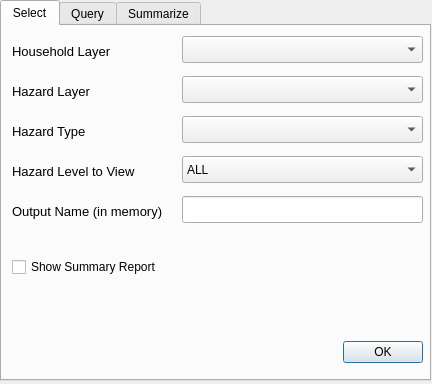
<?xml version="1.0" encoding="UTF-8"?>
<ui version="4.0">
 <class>MHCVAMHouseholdDialog</class>
 <widget class="QDialog" name="MHCVAMHouseholdDialog">
  <property name="geometry">
   <rect>
    <x>0</x>
    <y>0</y>
    <width>432</width>
    <height>384</height>
   </rect>
  </property>
  <property name="windowTitle">
   <string>MHCVAMS for LGU</string>
  </property>
  <widget class="QTabWidget" name="tabWidget">
   <property name="geometry">
    <rect>
     <x>0</x>
     <y>0</y>
     <width>431</width>
     <height>381</height>
    </rect>
   </property>
   <property name="currentIndex">
    <number>0</number>
   </property>
   <widget class="QWidget" name="hhSelectTab">
    <attribute name="title">
     <string>Select</string>
    </attribute>
    <widget class="QComboBox" name="selectHazardLevelComboBox">
     <property name="geometry">
      <rect>
       <x>180</x>
       <y>130</y>
       <width>241</width>
       <height>27</height>
      </rect>
     </property>
     <item>
      <property name="text">
       <string>ALL</string>
      </property>
     </item>
     <item>
      <property name="text">
       <string>Low</string>
      </property>
     </item>
     <item>
      <property name="text">
       <string>Medium</string>
      </property>
     </item>
     <item>
      <property name="text">
       <string>High</string>
      </property>
     </item>
    </widget>
    <widget class="QgsMapLayerComboBox" name="selectHazardComboBox">
     <property name="geometry">
      <rect>
       <x>180</x>
       <y>50</y>
       <width>241</width>
       <height>27</height>
      </rect>
     </property>
     <property name="filters">
      <set>QgsMapLayerProxyModel::HasGeometry</set>
     </property>
    </widget>
    <widget class="QLabel" name="selectHazardLevelLabel">
     <property name="geometry">
      <rect>
       <x>10</x>
       <y>130</y>
       <width>161</width>
       <height>31</height>
      </rect>
     </property>
     <property name="font">
      <font>
       <pointsize>10</pointsize>
      </font>
     </property>
     <property name="autoFillBackground">
      <bool>false</bool>
     </property>
     <property name="frameShape">
      <enum>QFrame::NoFrame</enum>
     </property>
     <property name="frameShadow">
      <enum>QFrame::Plain</enum>
     </property>
     <property name="text">
      <string>Hazard Level to View</string>
     </property>
     <property name="wordWrap">
      <bool>true</bool>
     </property>
    </widget>
    <widget class="QCheckBox" name="selectSummaryCheckBox">
     <property name="geometry">
      <rect>
       <x>10</x>
       <y>230</y>
       <width>401</width>
       <height>22</height>
      </rect>
     </property>
     <property name="text">
      <string>Show Summary Report</string>
     </property>
    </widget>
    <widget class="QLineEdit" name="selectOutputNameLineEdit">
     <property name="geometry">
      <rect>
       <x>180</x>
       <y>170</y>
       <width>241</width>
       <height>27</height>
      </rect>
     </property>
    </widget>
    <widget class="QgsFieldComboBox" name="selectHazardTypeComboBox">
     <property name="geometry">
      <rect>
       <x>180</x>
       <y>90</y>
       <width>241</width>
       <height>27</height>
      </rect>
     </property>
    </widget>
    <widget class="QLabel" name="selectOutputNameLabel">
     <property name="geometry">
      <rect>
       <x>10</x>
       <y>170</y>
       <width>161</width>
       <height>31</height>
      </rect>
     </property>
     <property name="font">
      <font>
       <pointsize>10</pointsize>
      </font>
     </property>
     <property name="autoFillBackground">
      <bool>false</bool>
     </property>
     <property name="frameShape">
      <enum>QFrame::NoFrame</enum>
     </property>
     <property name="frameShadow">
      <enum>QFrame::Plain</enum>
     </property>
     <property name="text">
      <string>Output Name (in memory)</string>
     </property>
     <property name="wordWrap">
      <bool>true</bool>
     </property>
    </widget>
    <widget class="QDialogButtonBox" name="selectHHButtonBox">
     <property name="geometry">
      <rect>
       <x>10</x>
       <y>310</y>
       <width>411</width>
       <height>32</height>
      </rect>
     </property>
     <property name="orientation">
      <enum>Qt::Horizontal</enum>
     </property>
     <property name="standardButtons">
      <set>QDialogButtonBox::Ok</set>
     </property>
     <property name="centerButtons">
      <bool>false</bool>
     </property>
    </widget>
    <widget class="QgsMapLayerComboBox" name="selectHHComboBox">
     <property name="geometry">
      <rect>
       <x>180</x>
       <y>10</y>
       <width>241</width>
       <height>27</height>
      </rect>
     </property>
     <property name="filters">
      <set>QgsMapLayerProxyModel::HasGeometry</set>
     </property>
    </widget>
    <widget class="QLabel" name="selectHazardTypeLabel">
     <property name="geometry">
      <rect>
       <x>10</x>
       <y>90</y>
       <width>161</width>
       <height>31</height>
      </rect>
     </property>
     <property name="font">
      <font>
       <pointsize>10</pointsize>
      </font>
     </property>
     <property name="autoFillBackground">
      <bool>false</bool>
     </property>
     <property name="frameShape">
      <enum>QFrame::NoFrame</enum>
     </property>
     <property name="frameShadow">
      <enum>QFrame::Plain</enum>
     </property>
     <property name="text">
      <string>Hazard Type</string>
     </property>
     <property name="wordWrap">
      <bool>true</bool>
     </property>
    </widget>
    <widget class="QLabel" name="selectHHLabel">
     <property name="geometry">
      <rect>
       <x>10</x>
       <y>10</y>
       <width>161</width>
       <height>31</height>
      </rect>
     </property>
     <property name="font">
      <font>
       <pointsize>10</pointsize>
      </font>
     </property>
     <property name="autoFillBackground">
      <bool>false</bool>
     </property>
     <property name="frameShape">
      <enum>QFrame::NoFrame</enum>
     </property>
     <property name="frameShadow">
      <enum>QFrame::Plain</enum>
     </property>
     <property name="text">
      <string>Household Layer</string>
     </property>
     <property name="wordWrap">
      <bool>true</bool>
     </property>
    </widget>
    <widget class="QLabel" name="selectHazardLabel">
     <property name="geometry">
      <rect>
       <x>10</x>
       <y>50</y>
       <width>161</width>
       <height>31</height>
      </rect>
     </property>
     <property name="font">
      <font>
       <pointsize>10</pointsize>
      </font>
     </property>
     <property name="autoFillBackground">
      <bool>false</bool>
     </property>
     <property name="frameShape">
      <enum>QFrame::NoFrame</enum>
     </property>
     <property name="frameShadow">
      <enum>QFrame::Plain</enum>
     </property>
     <property name="text">
      <string>Hazard Layer</string>
     </property>
     <property name="wordWrap">
      <bool>true</bool>
     </property>
    </widget>
   </widget>
   <widget class="QWidget" name="hhQueryTab">
    <attribute name="title">
     <string>Query</string>
    </attribute>
    <widget class="QDialogButtonBox" name="queryHHButtonBox">
     <property name="geometry">
      <rect>
       <x>330</x>
       <y>310</y>
       <width>91</width>
       <height>32</height>
      </rect>
     </property>
     <property name="orientation">
      <enum>Qt::Horizontal</enum>
     </property>
     <property name="standardButtons">
      <set>QDialogButtonBox::Ok</set>
     </property>
     <property name="centerButtons">
      <bool>false</bool>
     </property>
    </widget>
    <widget class="QLabel" name="queryHHLabel">
     <property name="geometry">
      <rect>
       <x>10</x>
       <y>10</y>
       <width>161</width>
       <height>31</height>
      </rect>
     </property>
     <property name="font">
      <font>
       <pointsize>10</pointsize>
      </font>
     </property>
     <property name="autoFillBackground">
      <bool>false</bool>
     </property>
     <property name="frameShape">
      <enum>QFrame::NoFrame</enum>
     </property>
     <property name="frameShadow">
      <enum>QFrame::Plain</enum>
     </property>
     <property name="text">
      <string>Household Layer</string>
     </property>
     <property name="wordWrap">
      <bool>true</bool>
     </property>
    </widget>
    <widget class="QgsMapLayerComboBox" name="queryHHComboBox">
     <property name="geometry">
      <rect>
       <x>180</x>
       <y>10</y>
       <width>241</width>
       <height>27</height>
      </rect>
     </property>
     <property name="filters">
      <set>QgsMapLayerProxyModel::HasGeometry</set>
     </property>
    </widget>
    <widget class="QLabel" name="queryFieldLabel">
     <property name="geometry">
      <rect>
       <x>10</x>
       <y>90</y>
       <width>161</width>
       <height>31</height>
      </rect>
     </property>
     <property name="font">
      <font>
       <pointsize>10</pointsize>
      </font>
     </property>
     <property name="autoFillBackground">
      <bool>false</bool>
     </property>
     <property name="frameShape">
      <enum>QFrame::NoFrame</enum>
     </property>
     <property name="frameShadow">
      <enum>QFrame::Plain</enum>
     </property>
     <property name="text">
      <string>Field</string>
     </property>
     <property name="wordWrap">
      <bool>true</bool>
     </property>
    </widget>
    <widget class="QComboBox" name="queryAgencyComboBox">
     <property name="geometry">
      <rect>
       <x>180</x>
       <y>50</y>
       <width>241</width>
       <height>27</height>
      </rect>
     </property>
    </widget>
    <widget class="QLabel" name="queryAgencyLabel">
     <property name="geometry">
      <rect>
       <x>10</x>
       <y>50</y>
       <width>161</width>
       <height>31</height>
      </rect>
     </property>
     <property name="font">
      <font>
       <pointsize>10</pointsize>
      </font>
     </property>
     <property name="autoFillBackground">
      <bool>false</bool>
     </property>
     <property name="frameShape">
      <enum>QFrame::NoFrame</enum>
     </property>
     <property name="frameShadow">
      <enum>QFrame::Plain</enum>
     </property>
     <property name="text">
      <string>Limit By Agency</string>
     </property>
     <property name="wordWrap">
      <bool>true</bool>
     </property>
    </widget>
    <widget class="QComboBox" name="queryFieldComboBox">
     <property name="geometry">
      <rect>
       <x>180</x>
       <y>90</y>
       <width>171</width>
       <height>27</height>
      </rect>
     </property>
    </widget>
    <widget class="QPushButton" name="queryFieldAdd">
     <property name="geometry">
      <rect>
       <x>360</x>
       <y>90</y>
       <width>61</width>
       <height>27</height>
      </rect>
     </property>
     <property name="text">
      <string>ADD</string>
     </property>
    </widget>
    <widget class="QComboBox" name="queryFunctionComboBox">
     <property name="geometry">
      <rect>
       <x>180</x>
       <y>130</y>
       <width>171</width>
       <height>27</height>
      </rect>
     </property>
     <item>
      <property name="text">
       <string>equal to</string>
      </property>
     </item>
     <item>
      <property name="text">
       <string>not equal to</string>
      </property>
     </item>
     <item>
      <property name="text">
       <string>greater than</string>
      </property>
     </item>
     <item>
      <property name="text">
       <string>less than</string>
      </property>
     </item>
     <item>
      <property name="text">
       <string>greater than or equal to</string>
      </property>
     </item>
     <item>
      <property name="text">
       <string>less than or equal to</string>
      </property>
     </item>
     <item>
      <property name="text">
       <string>NOT NULL</string>
      </property>
     </item>
     <item>
      <property name="text">
       <string>AND</string>
      </property>
     </item>
     <item>
      <property name="text">
       <string>OR</string>
      </property>
     </item>
    </widget>
    <widget class="QLabel" name="queryFunctionLabel">
     <property name="geometry">
      <rect>
       <x>10</x>
       <y>130</y>
       <width>161</width>
       <height>31</height>
      </rect>
     </property>
     <property name="font">
      <font>
       <pointsize>10</pointsize>
      </font>
     </property>
     <property name="autoFillBackground">
      <bool>false</bool>
     </property>
     <property name="frameShape">
      <enum>QFrame::NoFrame</enum>
     </property>
     <property name="frameShadow">
      <enum>QFrame::Plain</enum>
     </property>
     <property name="text">
      <string>Function</string>
     </property>
     <property name="wordWrap">
      <bool>true</bool>
     </property>
    </widget>
    <widget class="QPushButton" name="queryFunctionAdd">
     <property name="geometry">
      <rect>
       <x>360</x>
       <y>130</y>
       <width>61</width>
       <height>27</height>
      </rect>
     </property>
     <property name="text">
      <string>ADD</string>
     </property>
    </widget>
    <widget class="QPlainTextEdit" name="queryTextEdit">
     <property name="geometry">
      <rect>
       <x>10</x>
       <y>210</y>
       <width>411</width>
       <height>91</height>
      </rect>
     </property>
    </widget>
    <widget class="QLabel" name="queryLabel">
     <property name="geometry">
      <rect>
       <x>10</x>
       <y>170</y>
       <width>161</width>
       <height>31</height>
      </rect>
     </property>
     <property name="font">
      <font>
       <pointsize>10</pointsize>
      </font>
     </property>
     <property name="autoFillBackground">
      <bool>false</bool>
     </property>
     <property name="frameShape">
      <enum>QFrame::NoFrame</enum>
     </property>
     <property name="frameShadow">
      <enum>QFrame::Plain</enum>
     </property>
     <property name="text">
      <string>Expression</string>
     </property>
     <property name="wordWrap">
      <bool>true</bool>
     </property>
    </widget>
   </widget>
   <widget class="QWidget" name="hhSummarizeTab">
    <attribute name="title">
     <string>Summarize</string>
    </attribute>
    <widget class="QDialogButtonBox" name="summHHButtonBox">
     <property name="geometry">
      <rect>
       <x>10</x>
       <y>310</y>
       <width>411</width>
       <height>32</height>
      </rect>
     </property>
     <property name="orientation">
      <enum>Qt::Horizontal</enum>
     </property>
     <property name="standardButtons">
      <set>QDialogButtonBox::Ok</set>
     </property>
     <property name="centerButtons">
      <bool>false</bool>
     </property>
    </widget>
    <widget class="QLabel" name="summHHLabel">
     <property name="geometry">
      <rect>
       <x>10</x>
       <y>10</y>
       <width>161</width>
       <height>41</height>
      </rect>
     </property>
     <property name="font">
      <font>
       <pointsize>10</pointsize>
      </font>
     </property>
     <property name="autoFillBackground">
      <bool>false</bool>
     </property>
     <property name="frameShape">
      <enum>QFrame::NoFrame</enum>
     </property>
     <property name="frameShadow">
      <enum>QFrame::Plain</enum>
     </property>
     <property name="text">
      <string>Household Layer with Indicators</string>
     </property>
     <property name="wordWrap">
      <bool>true</bool>
     </property>
    </widget>
    <widget class="QgsMapLayerComboBox" name="summHHComboBox">
     <property name="geometry">
      <rect>
       <x>180</x>
       <y>10</y>
       <width>241</width>
       <height>27</height>
      </rect>
     </property>
     <property name="filters">
      <set>QgsMapLayerProxyModel::HasGeometry</set>
     </property>
    </widget>
    <widget class="QLabel" name="brgyFieldLabel">
     <property name="geometry">
      <rect>
       <x>10</x>
       <y>90</y>
       <width>161</width>
       <height>31</height>
      </rect>
     </property>
     <property name="font">
      <font>
       <pointsize>10</pointsize>
      </font>
     </property>
     <property name="autoFillBackground">
      <bool>false</bool>
     </property>
     <property name="frameShape">
      <enum>QFrame::NoFrame</enum>
     </property>
     <property name="frameShadow">
      <enum>QFrame::Plain</enum>
     </property>
     <property name="text">
      <string>Barangay Name Field</string>
     </property>
     <property name="wordWrap">
      <bool>true</bool>
     </property>
    </widget>
    <widget class="QgsFieldComboBox" name="brgyFieldComboBox">
     <property name="geometry">
      <rect>
       <x>180</x>
       <y>90</y>
       <width>241</width>
       <height>27</height>
      </rect>
     </property>
    </widget>
    <widget class="QComboBox" name="fieldComboBox">
     <property name="geometry">
      <rect>
       <x>180</x>
       <y>170</y>
       <width>241</width>
       <height>27</height>
      </rect>
     </property>
    </widget>
    <widget class="QLabel" name="agencyLabel">
     <property name="geometry">
      <rect>
       <x>10</x>
       <y>130</y>
       <width>161</width>
       <height>31</height>
      </rect>
     </property>
     <property name="font">
      <font>
       <pointsize>10</pointsize>
      </font>
     </property>
     <property name="autoFillBackground">
      <bool>false</bool>
     </property>
     <property name="frameShape">
      <enum>QFrame::NoFrame</enum>
     </property>
     <property name="frameShadow">
      <enum>QFrame::Plain</enum>
     </property>
     <property name="text">
      <string>Limit By Agency</string>
     </property>
     <property name="wordWrap">
      <bool>true</bool>
     </property>
    </widget>
    <widget class="QComboBox" name="agencyComboBox">
     <property name="geometry">
      <rect>
       <x>180</x>
       <y>130</y>
       <width>241</width>
       <height>27</height>
      </rect>
     </property>
    </widget>
    <widget class="QLabel" name="fieldLabel">
     <property name="geometry">
      <rect>
       <x>10</x>
       <y>170</y>
       <width>161</width>
       <height>31</height>
      </rect>
     </property>
     <property name="font">
      <font>
       <pointsize>10</pointsize>
      </font>
     </property>
     <property name="autoFillBackground">
      <bool>false</bool>
     </property>
     <property name="frameShape">
      <enum>QFrame::NoFrame</enum>
     </property>
     <property name="frameShadow">
      <enum>QFrame::Plain</enum>
     </property>
     <property name="text">
      <string>Field to Summarize</string>
     </property>
     <property name="wordWrap">
      <bool>true</bool>
     </property>
    </widget>
    <widget class="QLabel" name="statLabel">
     <property name="geometry">
      <rect>
       <x>10</x>
       <y>210</y>
       <width>161</width>
       <height>31</height>
      </rect>
     </property>
     <property name="font">
      <font>
       <pointsize>10</pointsize>
      </font>
     </property>
     <property name="autoFillBackground">
      <bool>false</bool>
     </property>
     <property name="frameShape">
      <enum>QFrame::NoFrame</enum>
     </property>
     <property name="frameShadow">
      <enum>QFrame::Plain</enum>
     </property>
     <property name="text">
      <string>Summary Statistic</string>
     </property>
     <property name="wordWrap">
      <bool>true</bool>
     </property>
    </widget>
    <widget class="QComboBox" name="statComboBox">
     <property name="geometry">
      <rect>
       <x>180</x>
       <y>210</y>
       <width>241</width>
       <height>27</height>
      </rect>
     </property>
     <item>
      <property name="text">
       <string>SUM</string>
      </property>
     </item>
     <item>
      <property name="text">
       <string>MEAN</string>
      </property>
     </item>
     <item>
      <property name="text">
       <string>MIN</string>
      </property>
     </item>
     <item>
      <property name="text">
       <string>MAX</string>
      </property>
     </item>
     <item>
      <property name="text">
       <string>PERCENTAGE</string>
      </property>
     </item>
    </widget>
    <widget class="QLabel" name="summHHBrgyLabel">
     <property name="geometry">
      <rect>
       <x>10</x>
       <y>50</y>
       <width>161</width>
       <height>31</height>
      </rect>
     </property>
     <property name="font">
      <font>
       <pointsize>10</pointsize>
      </font>
     </property>
     <property name="autoFillBackground">
      <bool>false</bool>
     </property>
     <property name="frameShape">
      <enum>QFrame::NoFrame</enum>
     </property>
     <property name="frameShadow">
      <enum>QFrame::Plain</enum>
     </property>
     <property name="text">
      <string>Barangay Boundaries</string>
     </property>
     <property name="wordWrap">
      <bool>true</bool>
     </property>
    </widget>
    <widget class="QgsMapLayerComboBox" name="summHHBrgyComboBox">
     <property name="geometry">
      <rect>
       <x>180</x>
       <y>50</y>
       <width>241</width>
       <height>27</height>
      </rect>
     </property>
     <property name="filters">
      <set>QgsMapLayerProxyModel::HasGeometry</set>
     </property>
    </widget>
    <widget class="QCheckBox" name="labelCheckBox">
     <property name="geometry">
      <rect>
       <x>10</x>
       <y>250</y>
       <width>151</width>
       <height>22</height>
      </rect>
     </property>
     <property name="text">
      <string>Add Labels</string>
     </property>
    </widget>
    <widget class="QCheckBox" name="symCheckBox">
     <property name="geometry">
      <rect>
       <x>10</x>
       <y>270</y>
       <width>151</width>
       <height>22</height>
      </rect>
     </property>
     <property name="text">
      <string>Add Symbology</string>
     </property>
    </widget>
   </widget>
  </widget>
 </widget>
 <customwidgets>
  <customwidget>
   <class>QgsFieldComboBox</class>
   <extends>QComboBox</extends>
   <header>qgsfieldcombobox.h</header>
  </customwidget>
  <customwidget>
   <class>QgsMapLayerComboBox</class>
   <extends>QComboBox</extends>
   <header>qgsmaplayercombobox.h</header>
  </customwidget>
 </customwidgets>
 <resources/>
 <connections/>
</ui>
